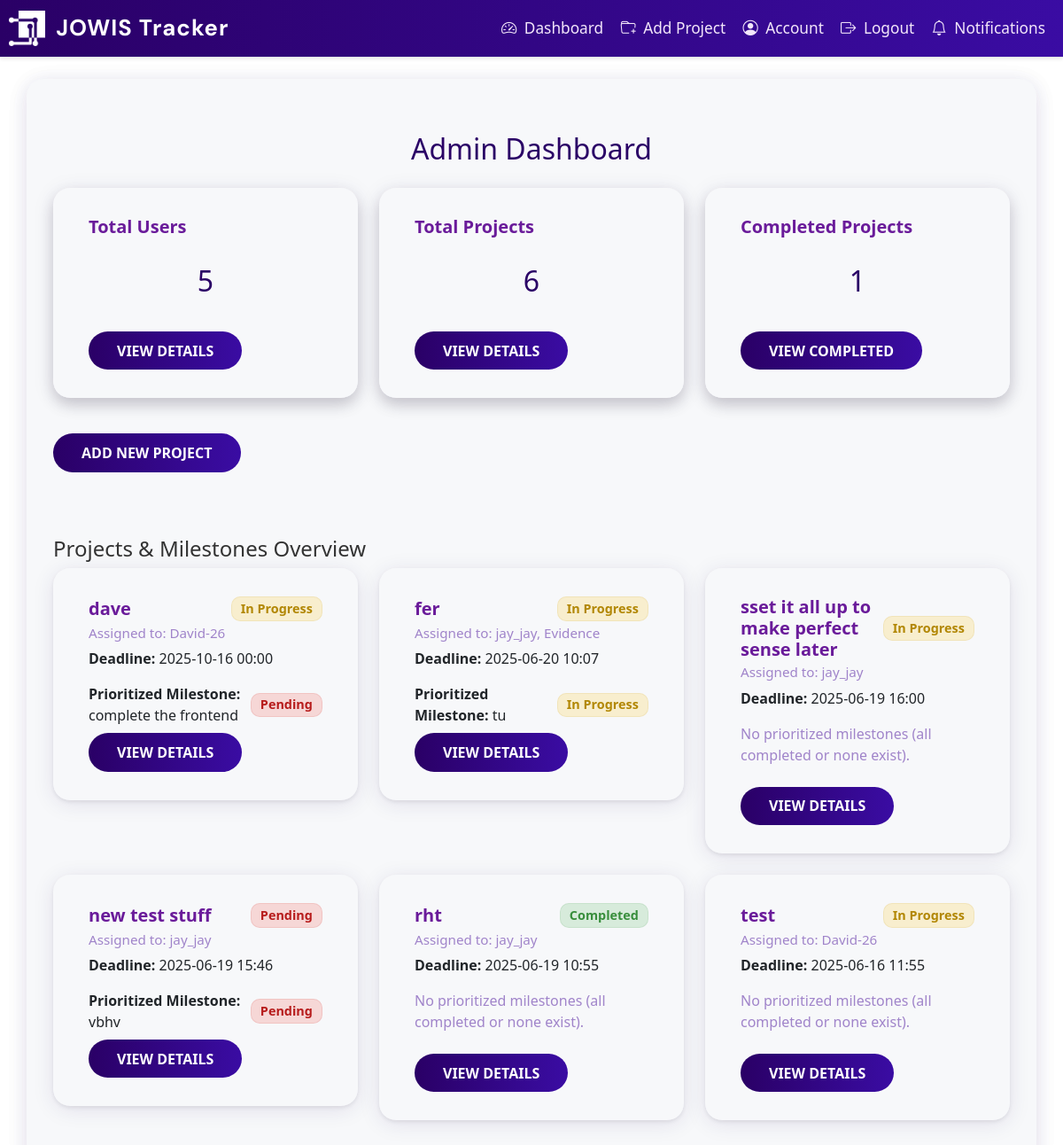
The app's page /admin (signed in), older data.
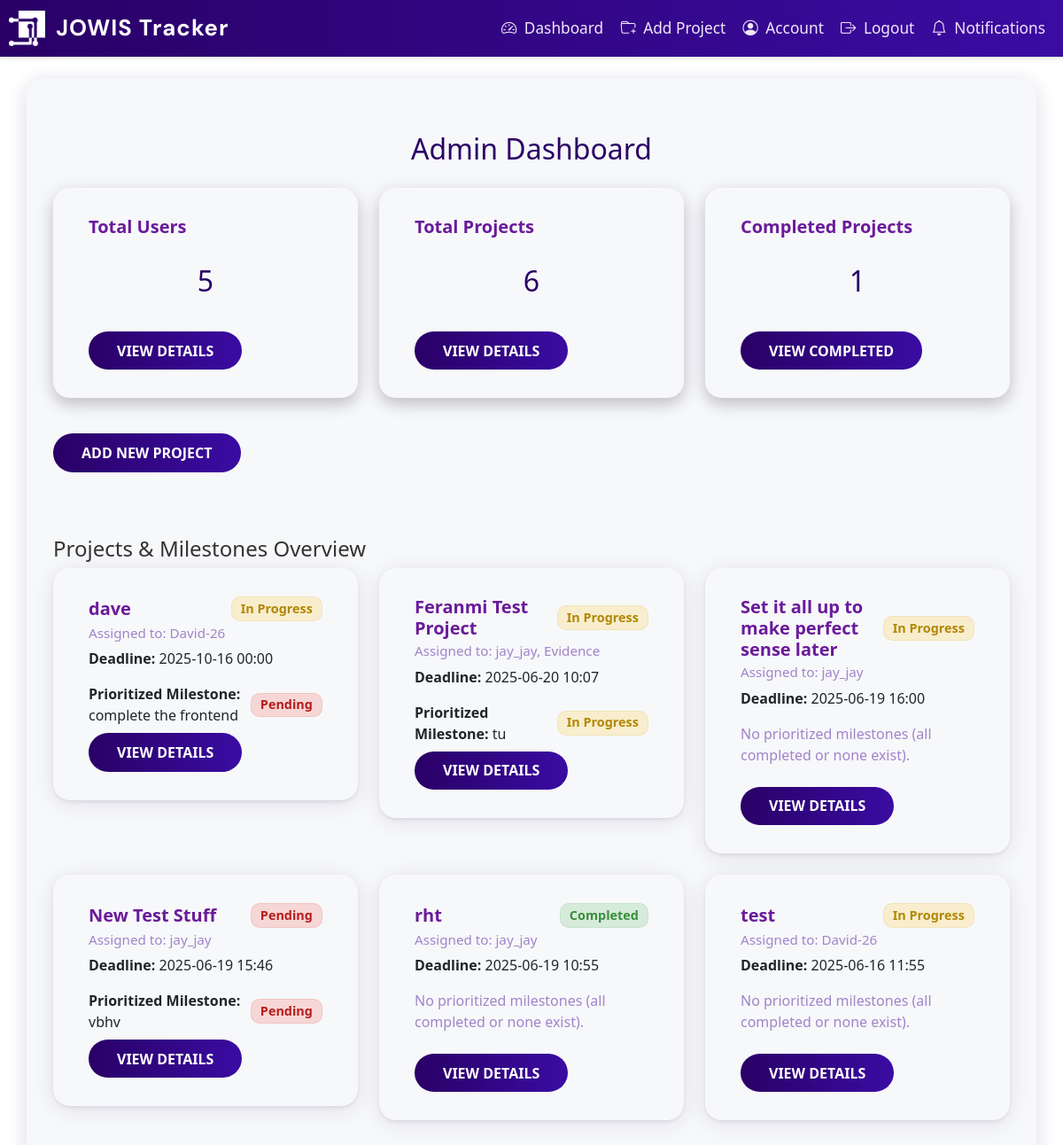
The same page, newer data.
### app/dbmodels.py (models this page shows, shortened)
class Project(db.Model):
    id = db.Column(db.Integer, primary_key=True)
    title = db.Column(db.String(150), nullable=False)
    description = db.Column(db.Text, nullable=False)
    tasks = db.relationship("Task", backref="project", cascade="all, delete-orphan", passive_deletes=True)
    milestones = db.relationship("Milestone", backref="project", cascade="all, delete-orphan", passive_deletes=True)
    deadline = db.Column(db.DateTime, nullable=False, default = datetime.now(timezone.utc)) # default to current time in UTC
    status = db.Column(db.String(20), nullable=False, default="Pending")
    comment = db.Column(db.Text, nullable=True)
    users = db.relationship(
        'User',
        secondary=project_users,
        back_populates='projects'
    )

### app/routes.py (the view)
@main.route('/admin')
@login_required
def admin_dashboard():
    if current_user.role != "admin":
        abort(403)
    user_count = User.query.count()
    project_count = Project.query.count()
    completed_count = Project.query.filter_by(status='Completed').count()
    projects = Project.query.order_by(Project.deadline.desc()).all()
    return render_template(
        'admin_dashboard.html',
        user_count=user_count,
        project_count=project_count,
        completed_count=completed_count,
        projects=projects
    )

### app/__init__.py (called while the page is built)
def create_app():
    app= Flask(__name__)
    app.config.from_object("config.Config") # load app config from config.py
    db.init_app(app)
    migrate.init_app(app, db)
    login_manager.init_app(app)
    mail.init_app(app)
    scheduler.init_app(app)
    scheduler.start()
    from . import jobs  # <-- Import jobs to register them
    from .admin import init_admin
    init_admin(app)
    login_manager.login_view = "main.login"
    login_manager.login_message_category ="info"
    from .dbmodels import User
    @login_manager.user_loader
    def load_user(user_id):
        return User.query.get(int(user_id))
    from .routes import main
    app.register_blueprint(main)
    return app

### app/templates/admin_dashboard.html (shortened to what this page needs)
{% extends "base.html" %}
{% block content %}
<div class="container mt-4">
  <h2 class="mb-4">Admin Dashboard</h2>
  <div class="row mb-4">
    <div class="col-md-4">
      <div class="card text-white bg-primary mb-3 shadow">
        <div class="card-body">
          <h5 class="card-title">Total Users</h5>
          <h2>{{ user_count }}</h2>
          <a
            href="{{ url_for('main.admin_users') }}"
            class="btn btn-light btn-sm mt-2"
            >View Details</a
          >
        </div>
      </div>
    </div>
    <div class="col-md-4">
      <div class="card text-white bg-info mb-3 shadow">
        <div class="card-body">
          <h5 class="card-title">Total Projects</h5>
          <h2>{{ project_count }}</h2>
          <a
            href="{{ url_for('main.admin_projects') }}"
            class="btn btn-light btn-sm mt-2"
            >View Details</a
          >
        </div>
      </div>
    </div>
    <div class="col-md-4">
      <div class="card text-white bg-success mb-3 shadow">
        <div class="card-body">
          <h5 class="card-title">Completed Projects</h5>
          <h2>{{ completed_count }}</h2>
          <a
            href="{{ url_for('main.admin_projects', status='Completed') }}"
            class="btn btn-light btn-sm mt-2"
            >View Completed</a
          >
        </div>
      </div>
    </div>
  </div>
  <a href="{{ url_for('main.add_project') }}" class="btn btn-primary mb-4"
    >Add New Project</a
  >
  <h4 class="mt-5">Projects & Milestones Overview</h4>
  <div class="row">
    {% for project in projects %}
    <div class="col-md-4">
      <div class="card mb-4 shadow-sm">
        <div class="card-body">
          <div class="d-flex justify-content-between align-items-center mb-2">
            <h5 class="card-title mb-0">{{ project.title }}</h5>
            {% if project.status == 'Completed' %}
              <span class="badge bg-success">{{ project.status }}</span>
            {% elif project.status == 'Pending' %}
              <span class="badge bg-danger">{{ project.status }}</span>
            {% elif project.status == 'In Progress' %}
              <span class="badge bg-warning text-dark">{{ project.status }}</span>
            {% else %}
              <span class="badge bg-secondary">Unknown</span>
            {% endif %}
          </div>
          <h6 class="card-subtitle mb-2 text-muted">
            Assigned to: {% for user in project.users %}{{ user.username }}{% if not loop.last %}, {% endif %}{% endfor %}
          </h6>
          <p>
            <strong>Deadline:</strong> {{ project.deadline.strftime('%Y-%m-%d %H:%M') if project.deadline else 'N/A' }}
          </p>
          {% set incomplete_milestones = project.milestones | selectattr('status', 'ne', 'Completed') | sort(attribute='deadline') | list %}
          {% if incomplete_milestones %}
            {% set urgent = incomplete_milestones[0] %}
            <div class="d-flex justify-content-between align-items-center">
              <p class="mb-0">
                <strong>Prioritized Milestone:</strong> {{ urgent.name }}
              </p>
              {% if urgent.status == 'Pending' %}
                <span class="badge bg-danger ms-2">{{ urgent.status }}</span>
              {% elif urgent.status == 'In Progress' %}
                <span class="badge bg-warning text-dark ms-2">{{ urgent.status }}</span>
              {% else %}
                <span class="badge bg-secondary ms-2">Unknown</span>
              {% endif %}
            </div>
          {% else %}
            <p class="text-muted">
              No prioritized milestones (all completed or none exist).
            </p>
          {% endif %}
          <a
            href="{{ url_for('main.admin_project_detail', project_id=project.id) }}"
            class="btn btn-primary btn-sm mt-2"
            >View Details</a
          >
        </div>
      </div>
    </div>
    {% endfor %}
  </div>
</div>
{% endblock %}

Row changes from the older to the newer data that the page shows:
changed Project: title "fer" → "Feranmi Test Project"
changed Project: title "sset it all up to make perfect sense later" → "Set it all up to make perfect sense later"
changed Project "Pending": title "new test stuff" → "New Test Stuff"
